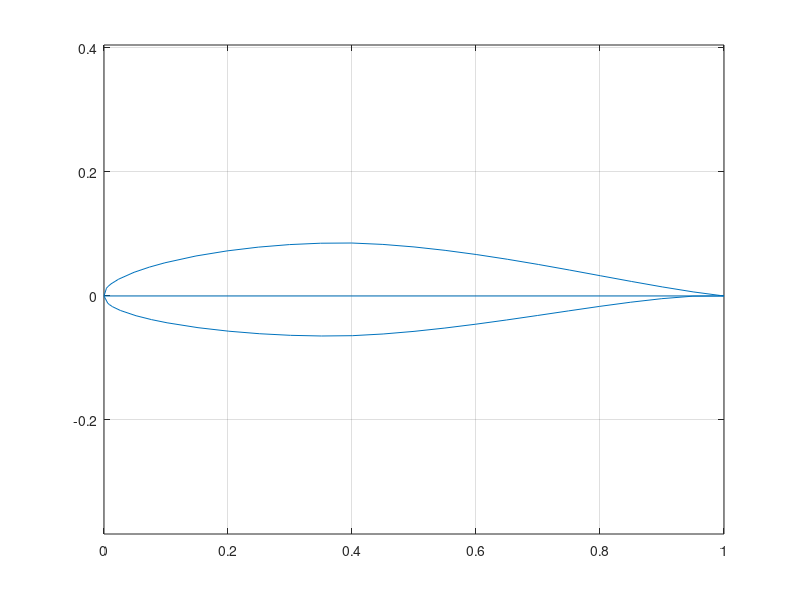

This figure's MATLAB source:
% TEST Script

clear
clc
close all

load('NACA 64215.txt')
x = NACA_64215(:,1);
y = NACA_64215(:,2);

figure
plot(x,y)
axis equal
grid on